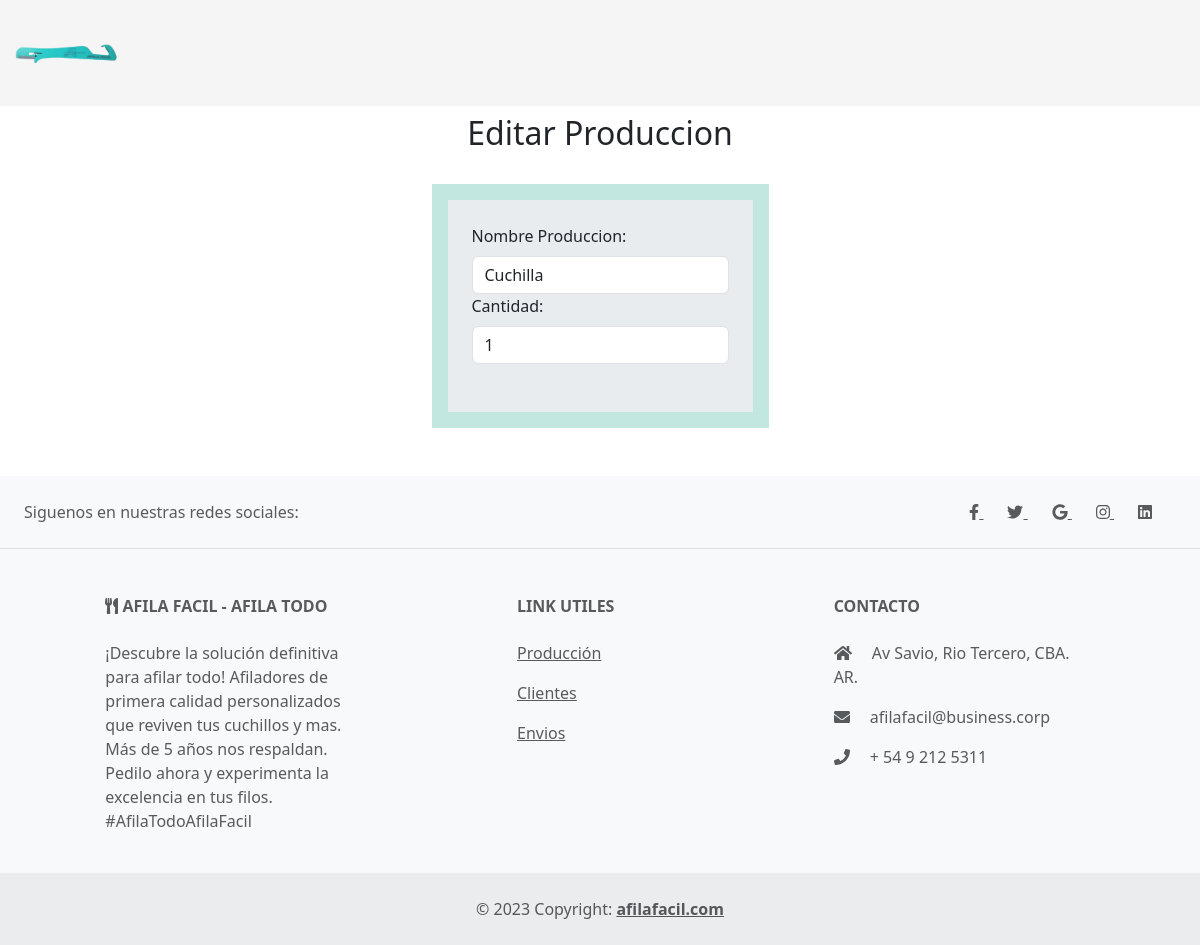
The app's page /editar/6/, older data.
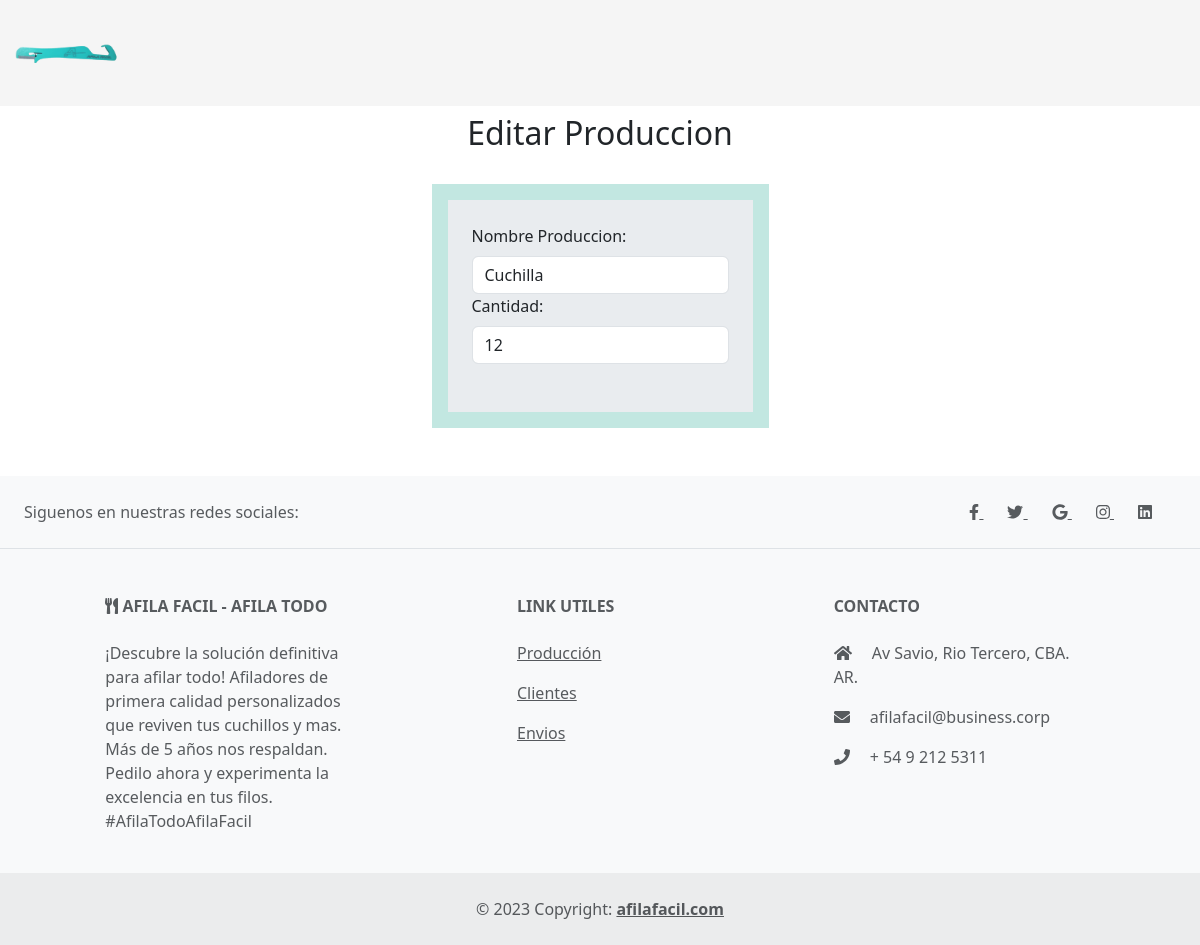
The same page, newer data.
### produccion/models.py (models this page shows, shortened)
class Produccion(models.Model):
    producto_completo = models.BooleanField(default=False)
    materias = models.ForeignKey(Materias, on_delete=models.CASCADE, related_name='produccion', null=True)
    produccion_cantidad = models.IntegerField(default=0)
    produccion_total = models.IntegerField(default=0)
    nombre = models.CharField(max_length=100, default='')
    class Meta:
        db_table = 'produccion'
        verbose_name = "Produccion"

### produccion/views.py (the view)
# urls.py: path('editar/<int:id>/', views.editar_produccion, name='editar_produccion'),
def editar_produccion(request, id):
    produccion = get_object_or_404(Produccion, pk=id)
    if request.method == 'POST':
        form = ProduccionForm(request.POST)
        if form.is_valid():
            nueva_nombre = form.cleaned_data['nombre']
            nueva_cantidad = form.cleaned_data['cantidad']
            if nueva_cantidad < 0:
                messages.error(request, "La cantidad no puede ser negativa")
                return render(request, 'editar_produccion.html', {'form': form, 'produccion': produccion})
            materias = Materias.objects.filter(id__in=[1, 2, 3, 4, 5, 6])
            minimo_cantidad_materias = min(
                materia.cantidad for materia in materias)
            if nueva_cantidad <= minimo_cantidad_materias:
                diferencia_cantidad = nueva_cantidad - produccion.produccion_cantidad
                for materia in materias:
                    materia.cantidad -= diferencia_cantidad
                    materia.save()
                produccion.produccion_cantidad = nueva_cantidad
                produccion.nombre = nueva_nombre
                total = sum(materia.precio *
                            nueva_cantidad for materia in materias)
                produccion.produccion_total = total
                produccion.save()
                return redirect('produccion')
            else:
                messages.warning(request, "No hay stock disponible")
    else:
        form = ProduccionForm(initial={
            'nombre': produccion.nombre,
            'cantidad': produccion.produccion_cantidad,
        })
    return render(request, 'editar_produccion.html', {'form': form, 'produccion': produccion})

### produccion/forms.py
class ProduccionForm(forms.Form):
    nombre = forms.CharField(max_length=100)
    cantidad = forms.IntegerField() #min_value=0 si lo dejo no emitira mensaje

### produccion/templates/editar_produccion.html (shortened to what this page needs)
{% extends "materias_primas/layout.html" %}
{% load static %}
{% block content %}
    <div class="container-fluid ">
        <div class="d-flex flex-column align-items-center">
          <h2 class="mb-3 mt-2">Editar Produccion</h2>
          <div class="d-flex justify-content-center mt-3 mb-5" style="background-color: #c2e7e1;">
            <form class="m-3 p-4 bg-body-secondary" method="post" action="{% url 'editar_produccion' produccion.id %}"  enctype="multipart/form-data">
              <div class="row">
                  <div class="form-outline w-100">
                    <label class="form-label" for="nombre">Nombre Produccion:</label>
                    <input type="text" id="nombre" name="nombre" class="form-control" value="{{ produccion.nombre }}" />
                  </div>
              </div>
                <div class="row mb-4">
                    <div class="form-outline w-100">
                    <label class="form-label" for="cantidad">Cantidad: </label>
                    <input type="number" id="cantidad" name="cantidad" class="form-control" value="{{ produccion.produccion_cantidad }}"/>
                    </div>
                </div>
            </form>
        </div>
    </div>
  </div>
{% endblock %}

Row changes from the older to the newer data that the page shows:
changed Produccion "Cuchilla": cantidad "1" → "12"
